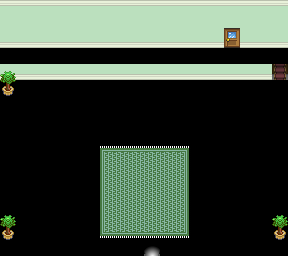

The image is a tile-based game level rendered from a .tmx file. Its description and source (layers, tilesets, objects; grid data summarised) follow:
An orthogonal 18x16 tile map with 16x16 px tiles, 4 tile layers (Tile Layer 1, Tile Layer 2, Tile Layer 3, Above Player), 7 tilesets and 13 objects (9x collision, 4x event).

<map version="1.0" orientation="orthogonal" renderorder="right-down" width="18" height="16" tilewidth="16" tileheight="16" nextobjectid="16">
 <tileset firstgid="1" name="floorsandwalls" tilewidth="16" tileheight="16" tilecount="88" columns="11">
  <image source="../gfx/tilesets/floorsandwalls.png" width="176" height="128" />
 </tileset>
 <tileset firstgid="89" name="furniture" tilewidth="16" tileheight="16" tilecount="72" columns="12">
  <image source="../gfx/tilesets/furniture.png" width="192" height="96" />
 </tileset>
 <tileset firstgid="161" name="electronics" tilewidth="16" tileheight="16" tilecount="16" columns="4">
  <image source="../gfx/tilesets/electronics.png" width="64" height="64" />
 </tileset>
 <tileset firstgid="177" name="plants" tilewidth="16" tileheight="16" tilecount="16" columns="4">
  <image source="../gfx/tilesets/plants.png" width="64" height="64" />
 </tileset>
 <tileset firstgid="193" name="stairs" tilewidth="16" tileheight="16" tilecount="24" columns="8">
  <image source="../gfx/tilesets/stairs.png" width="128" height="48" />
 </tileset>
 <tileset firstgid="217" name="KelvinShadewing_Buildings" tilewidth="16" tileheight="16" tilecount="500" columns="20">
  <image source="../gfx/tilesets/KelvinShadewing_Buildings.png" width="320" height="400" />
 </tileset>
 <tileset firstgid="717" name="setPiecesTSR" tilewidth="16" tileheight="16" tilecount="1312" columns="41">
  <image source="../gfx/tilesets/setPiecesTSR.png" width="671" height="512" />
 </tileset>
 <layer name="Tile Layer 1" width="18" height="16">
  <data>[288 cells, 270 non-empty, 5 distinct tile ids]</data>
 </layer>
 <layer name="Tile Layer 2" width="18" height="16">
  <data>[288 cells, 63 non-empty, 15 distinct tile ids]</data>
 </layer>
 <layer name="Tile Layer 3" width="18" height="16">
  <data>[288 cells, 0 non-empty, 0 distinct tile ids]</data>
 </layer>
 <layer name="Above Player" width="18" height="16">
  <data>[288 cells, 0 non-empty, 0 distinct tile ids]</data>
 </layer>
 <objectgroup color="#ff0000" name="Collision">
  <object id="1" type="collision" x="0" y="64" width="272" height="16" />
  <object id="4" type="collision" x="0" y="0" width="224" height="48" />
  <object id="5" type="collision" x="224" y="0" width="16" height="32" />
  <object id="6" type="collision" x="240" y="0" width="48" height="48" />
  <object id="7" type="collision" x="0" y="240" width="144" height="16" />
  <object id="8" type="collision" x="160" y="240" width="128" height="16" />
  <object id="9" type="collision" x="288" y="48" width="16" height="192" />
  <object id="10" type="collision" x="-16" y="48" width="16" height="192" />
  <object id="14" type="collision" x="144" y="256" width="16" height="16" />
 </objectgroup>
 <objectgroup color="#ffff00" name="Events">
  <object id="11" type="event" x="144" y="240" width="16" height="16">
   <properties>
    <property name="act1" value="transition_teleport map1.tmx,55,44,0.3" />
    <property name="cond1" value="is player_at" />
    <property name="cond2" value="is player_facing down" />
    <property name="cond3" value="is player_moved" />
   </properties>
  </object>
  <object id="12" type="event" x="224" y="32" width="16" height="16">
   <properties>
    <property name="act1" value="transition_teleport map1.tmx,55,39,0.3 " />
    <property name="cond1" value="is player_at" />
   </properties>
  </object>
  <object id="13" type="event" x="48" y="128" width="16" height="16">
   <properties>
    <property name="act1" value="create_npc Tuxemon_Collector,3,8,boss,stand" />
    <property name="cond1" value="not npc_exists Tuxemon_Collector" />
   </properties>
  </object>
  <object id="15" name="Player Spawn" type="event" x="144" y="192" width="16" height="16" />
 </objectgroup>
</map>
